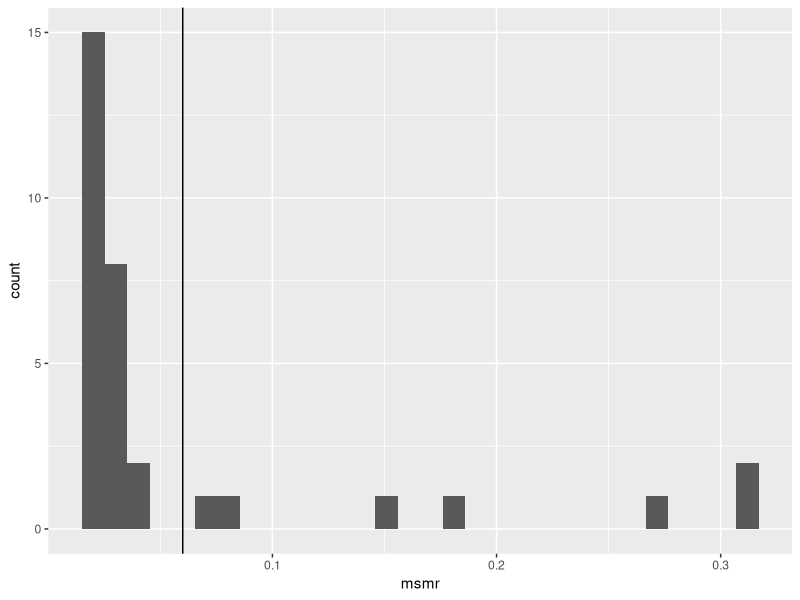
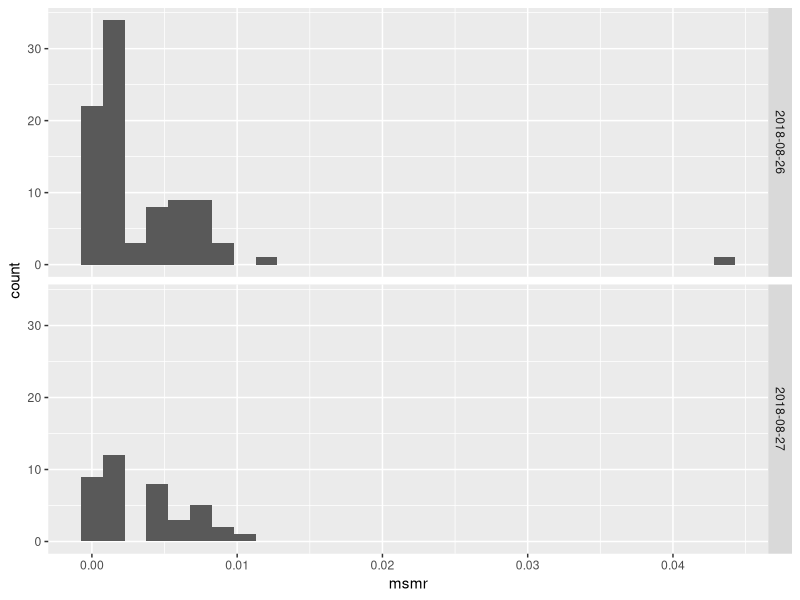

Recreate these plots in R, in order.
## ---- chunk 1
library(ggplot2)
library(dplyr)
library(data.table)
## ---- chunk 2

resp<-fread("../Data/2018-09-07_Hinal_diapause_determination.csv")
dim(resp)

resp$msmr<- (resp$day8_resp / resp$day7_weight) 

#if you have multiple cohorts, use this code
#ggplot2::ggplot(resp,aes(x=msmr))+geom_histogram()+xlim(0,0.25)+facet_wrap(cohort_date~.)

# if you have 1 cohort, use this code
respco<-resp%>%
  filter(cohort_date=="2018-09-03")

# this will plot the histogram for you to determine the cutoff value for diapause or non-diapause
ggplot2::ggplot(respco,aes(x=msmr))+geom_histogram()+geom_vline(xintercept=.06)

# this code tells you what cut off to determine diapause or non diapause animals

respco$dia_class<-ifelse(respco$msmr<0.06,"Diapause","Non-diapause")
#glimpse(respco11)

#determine numbers of diapause and non-diapause
respco%>%
  group_by(dia_class)%>%
  summarise(n=length(dia_class))

#fwrite(respco11,"2018-09-07_d11cohort_resp_at_day11.csv")
## ---- chunk 3
resp<-fread("../Data/2018-08-07_data_slice.csv")

resp$msmr<- (resp$resp_day11/ resp$mass_day10)/18.5
resp1<-resp%>%
  dplyr::filter(cohort_date=="2018-08-26" | cohort_date=="2018-08-27")

ggplot(resp1,aes(msmr))+geom_histogram()+facet_grid(cohort_date~.)#+geom_vline(xintercept=0.06)+xlim(0,0.3)

